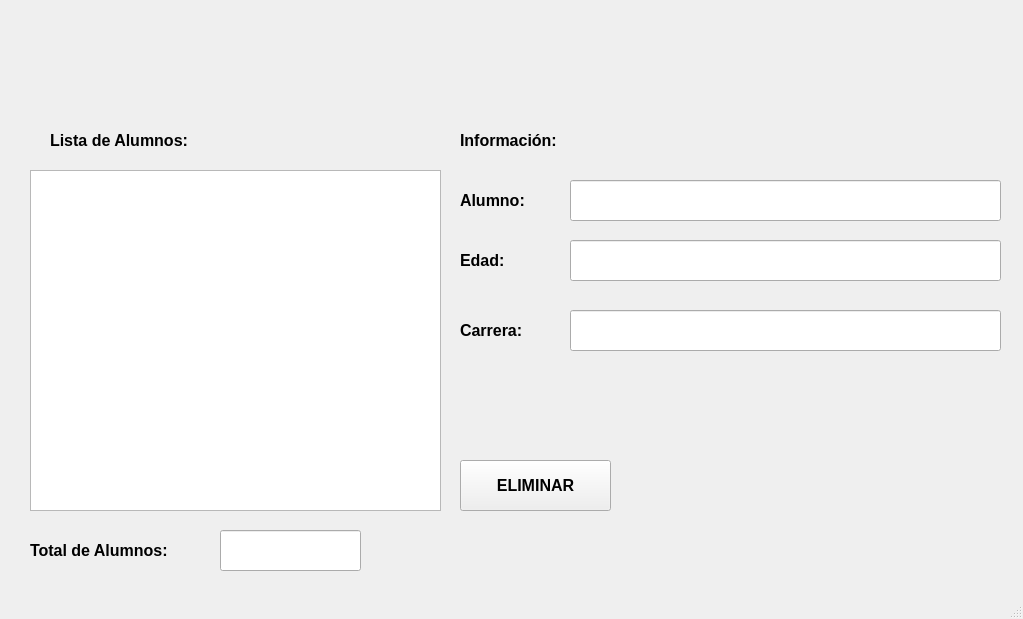
<?xml version="1.0" encoding="UTF-8"?>
<ui version="4.0">
 <class>MainWindow</class>
 <widget class="QMainWindow" name="MainWindow">
  <property name="geometry">
   <rect>
    <x>0</x>
    <y>0</y>
    <width>1023</width>
    <height>619</height>
   </rect>
  </property>
  <property name="font">
   <font>
    <pointsize>16</pointsize>
   </font>
  </property>
  <property name="windowTitle">
   <string>MainWindow</string>
  </property>
  <widget class="QWidget" name="centralwidget">
   <widget class="QLabel" name="label">
    <property name="geometry">
     <rect>
      <x>460</x>
      <y>180</y>
      <width>131</width>
      <height>41</height>
     </rect>
    </property>
    <property name="font">
     <font>
      <pointsize>12</pointsize>
      <weight>75</weight>
      <bold>true</bold>
     </font>
    </property>
    <property name="text">
     <string>Alumno:</string>
    </property>
   </widget>
   <widget class="QLineEdit" name="txt_nombre">
    <property name="geometry">
     <rect>
      <x>570</x>
      <y>180</y>
      <width>431</width>
      <height>41</height>
     </rect>
    </property>
   </widget>
   <widget class="QLabel" name="label_3">
    <property name="geometry">
     <rect>
      <x>50</x>
      <y>120</y>
      <width>241</width>
      <height>41</height>
     </rect>
    </property>
    <property name="font">
     <font>
      <pointsize>12</pointsize>
      <weight>75</weight>
      <bold>true</bold>
     </font>
    </property>
    <property name="text">
     <string>Lista de Alumnos:</string>
    </property>
   </widget>
   <widget class="QListWidget" name="lw_alumnos">
    <property name="geometry">
     <rect>
      <x>30</x>
      <y>170</y>
      <width>411</width>
      <height>341</height>
     </rect>
    </property>
   </widget>
   <widget class="QLabel" name="label_4">
    <property name="geometry">
     <rect>
      <x>460</x>
      <y>120</y>
      <width>241</width>
      <height>41</height>
     </rect>
    </property>
    <property name="font">
     <font>
      <pointsize>12</pointsize>
      <weight>75</weight>
      <bold>true</bold>
     </font>
    </property>
    <property name="text">
     <string>Información:</string>
    </property>
   </widget>
   <widget class="QLabel" name="label_2">
    <property name="geometry">
     <rect>
      <x>460</x>
      <y>240</y>
      <width>131</width>
      <height>41</height>
     </rect>
    </property>
    <property name="font">
     <font>
      <pointsize>12</pointsize>
      <weight>75</weight>
      <bold>true</bold>
     </font>
    </property>
    <property name="text">
     <string>Edad:</string>
    </property>
   </widget>
   <widget class="QLineEdit" name="txt_edad">
    <property name="geometry">
     <rect>
      <x>570</x>
      <y>240</y>
      <width>431</width>
      <height>41</height>
     </rect>
    </property>
   </widget>
   <widget class="QLabel" name="label_5">
    <property name="geometry">
     <rect>
      <x>460</x>
      <y>310</y>
      <width>131</width>
      <height>41</height>
     </rect>
    </property>
    <property name="font">
     <font>
      <pointsize>12</pointsize>
      <weight>75</weight>
      <bold>true</bold>
     </font>
    </property>
    <property name="text">
     <string>Carrera:</string>
    </property>
   </widget>
   <widget class="QLineEdit" name="txt_carrera">
    <property name="geometry">
     <rect>
      <x>570</x>
      <y>310</y>
      <width>431</width>
      <height>41</height>
     </rect>
    </property>
   </widget>
   <widget class="QLineEdit" name="txt_total">
    <property name="geometry">
     <rect>
      <x>220</x>
      <y>530</y>
      <width>141</width>
      <height>41</height>
     </rect>
    </property>
   </widget>
   <widget class="QLabel" name="label_6">
    <property name="geometry">
     <rect>
      <x>30</x>
      <y>530</y>
      <width>191</width>
      <height>41</height>
     </rect>
    </property>
    <property name="font">
     <font>
      <pointsize>12</pointsize>
      <weight>75</weight>
      <bold>true</bold>
     </font>
    </property>
    <property name="text">
     <string>Total de Alumnos:</string>
    </property>
   </widget>
   <widget class="QPushButton" name="btn_eliminar">
    <property name="geometry">
     <rect>
      <x>460</x>
      <y>460</y>
      <width>151</width>
      <height>51</height>
     </rect>
    </property>
    <property name="font">
     <font>
      <pointsize>12</pointsize>
      <weight>75</weight>
      <bold>true</bold>
     </font>
    </property>
    <property name="text">
     <string>ELIMINAR</string>
    </property>
   </widget>
   <widget class="QLabel" name="label_7">
    <property name="geometry">
     <rect>
      <x>110</x>
      <y>0</y>
      <width>781</width>
      <height>81</height>
     </rect>
    </property>
    <property name="text">
     <string/>
    </property>
    <property name="pixmap">
     <pixmap resource="../PIP_UNIDAD_2_2021_3/recursos_proyecto.qrc">:/UAT_FIANS/Imagenes/FIANS.png</pixmap>
    </property>
    <property name="scaledContents">
     <bool>true</bool>
    </property>
   </widget>
   <widget class="QLabel" name="label_8">
    <property name="geometry">
     <rect>
      <x>0</x>
      <y>0</y>
      <width>111</width>
      <height>121</height>
     </rect>
    </property>
    <property name="text">
     <string/>
    </property>
    <property name="pixmap">
     <pixmap resource="../PIP_UNIDAD_2_2021_3/recursos_proyecto.qrc">:/NUMEROS/Imagenes/Boca_Juniors_logo18.svg.png</pixmap>
    </property>
    <property name="scaledContents">
     <bool>true</bool>
    </property>
   </widget>
   <widget class="QLabel" name="label_9">
    <property name="geometry">
     <rect>
      <x>900</x>
      <y>0</y>
      <width>121</width>
      <height>131</height>
     </rect>
    </property>
    <property name="text">
     <string/>
    </property>
    <property name="pixmap">
     <pixmap resource="../PIP_UNIDAD_2_2021_3/recursos_proyecto.qrc">:/LOGO/Imagenes/HD-wallpaper-bob-esponja-mafioso-bob-esponja-gangster-mafioso-meme.jpg</pixmap>
    </property>
    <property name="scaledContents">
     <bool>true</bool>
    </property>
   </widget>
  </widget>
  <widget class="QMenuBar" name="menubar">
   <property name="geometry">
    <rect>
     <x>0</x>
     <y>0</y>
     <width>1023</width>
     <height>22</height>
    </rect>
   </property>
  </widget>
  <widget class="QStatusBar" name="statusbar"/>
 </widget>
 <resources>
  <include location="../PIP_UNIDAD_2_2021_3/recursos_proyecto.qrc"/>
 </resources>
 <connections/>
</ui>
